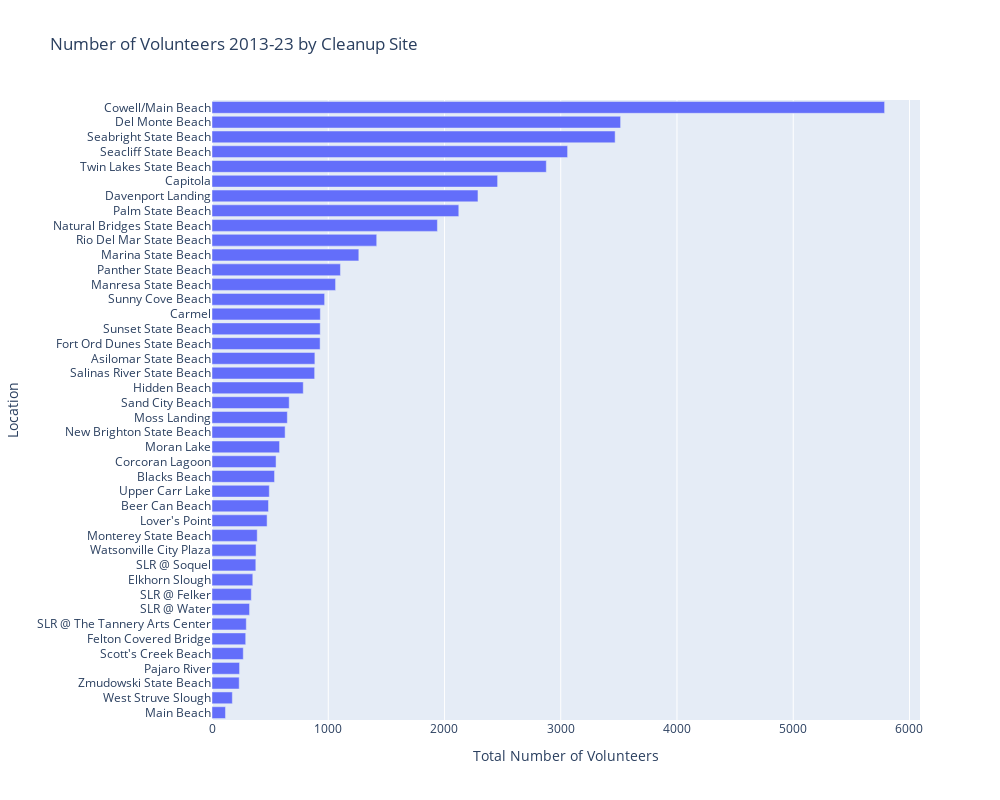

Write notebook code for a chart like this one.
### Markdown cell above
Plot number of volunteers by cleanup site.

### Code cell
fig = go.Figure()
fig.add_trace(go.Bar(
    y=sos_volunteers['Cleanup Site'],
    x=sos_volunteers['Adult Volunteers'],
    orientation='h',
    name='Total Cleanup Volunteers',
))
fig.update_layout(
    autosize=False,
    width=1000,
    height=800,
    title="Number of Volunteers 2013-23 by Cleanup Site",
    yaxis_title='Location',
    xaxis_title='Total Number of Volunteers',
    yaxis={'categoryorder':'total ascending'}
)
fig.show()

### Figure 1 — Plotly figure (JSON) as saved in the notebook; plotly's stock layout.template omitted (floating-point values rounded to 4 significant figures)
{"data": [{"name": "Total Cleanup Volunteers", "orientation": "h", "type": "bar", "x": [885, 486, 538, 2457, 932, 551, 5786, 2288, 3515, 351, 290, 930, 785, 474, 116, 1063, 1263, 389, 581, 648, 1939, 629, 237, 2123, 1105, 1417, 338, 377, 295, 323, 883, 664, 269, 3468, 3059, 969, 931, 2876, 493, 379, 175, 234], "y": ["Asilomar State Beach", "Beer Can Beach", "Blacks Beach", "Capitola", "Carmel", "Corcoran Lagoon", "Cowell/Main Beach", "Davenport Landing", "Del Monte Beach", "Elkhorn Slough", "Felton Covered Bridge", "Fort Ord Dunes State Beach", "Hidden Beach", "Lover's Point", "Main Beach", "Manresa State Beach", "Marina State Beach", "Monterey State Beach", "Moran Lake", "Moss Landing", "Natural Bridges State Beach", "New Brighton State Beach", "Pajaro River", "Palm State Beach", "Panther State Beach", "Rio Del Mar State Beach", "SLR @ Felker", "SLR @ Soquel", "SLR @ The Tannery Arts Center", "SLR @ Water", "Salinas River State Beach", "Sand City Beach", "Scott's Creek Beach", "Seabright State Beach", "Seacliff State Beach", "Sunny Cove Beach", "Sunset State Beach", "Twin Lakes State Beach", "Upper Carr Lake", "Watsonville City Plaza", "West Struve Slough", "Zmudowski State Beach"]}], "layout": {"autosize": false, "height": 800, "title": {"text": "Number of Volunteers 2013-23 by Cleanup Site"}, "width": 1000, "xaxis": {"autorange": true, "range": [0, 6091.0], "title": {"text": "Total Number of Volunteers"}, "type": "linear"}, "yaxis": {"autorange": true, "categoryorder": "total ascending", "range": [-0.5, 41.5], "title": {"text": "Location"}, "type": "category"}}}
